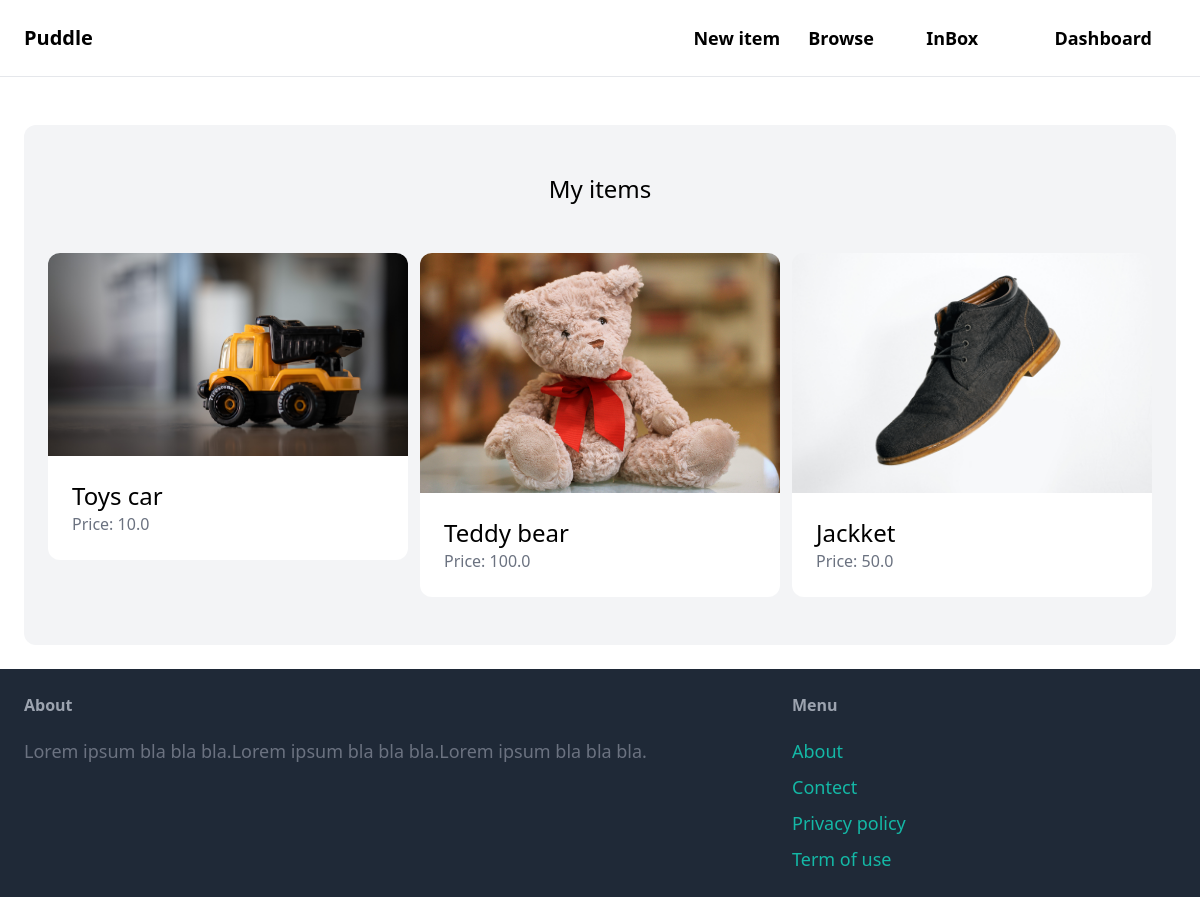
The page /dashboard/ (signed in) on the database its author committed.
### item/models.py (models this page shows, shortened)
class Item(models.Model):
    category = models.ForeignKey(Category, related_name='items', on_delete=CASCADE)
    name = models.CharField(max_length=255)
    descripion = models.TextField(blank=True, null=True)
    price = models.FloatField()
    image = models.ImageField(upload_to='item_images', blank=True, null=True)
    is_sold = models.BooleanField(default=False)
    created_by = models.ForeignKey(User, related_name='item', on_delete=models.CASCADE)
    created_at = models.DateField(auto_now_add=True)

### dashboard/views.py (the view)
# urls.py: path('', views.index, name='index'),
@login_required
def index(request):
    items = Item.objects.filter(created_by=request.user)
    context = {
        'items' : items,
        'title' : 'dashboard'
    }
    return  render(request, 'dashboard/index.html', context)

### dashboard/templates/dashboard/index.html (shortened to what this page needs)
{% extends 'core/base.html' %}
{% block content %}
<div class="mt-6 px-6 py-12 bg-gray-100 rounded-xl">
    <h2 class="mb-12 text-2xl text-center"> My items</h2>
    <div class="grid grid-cols-3 gap-3">
        {% for item in items %}
            <div>
                <a href=" {% url 'item:detail' item.id %}">
                    <div>
                        <img src="{{ item.image.url }}" class="rounded-t-xl">
                    </div>
                    <div class="p-6 bg-white rounded-b-xl">
                        <h2 class="text-2xl"> {{ item.name }}</h2>
                        <p class="text-gray-500"> Price:  {{ item.price }}</p>
                    </div>
                </a>
            </div>
        {% endfor %}
    </div>
</div>
{% endblock %}

### rows shown on the page
Item: image (picture), name "Toys car", price "10.0"
Item: image (picture), name "Teddy bear", price "100.0"
Item: image (picture), name "Jackket", price "50.0"
